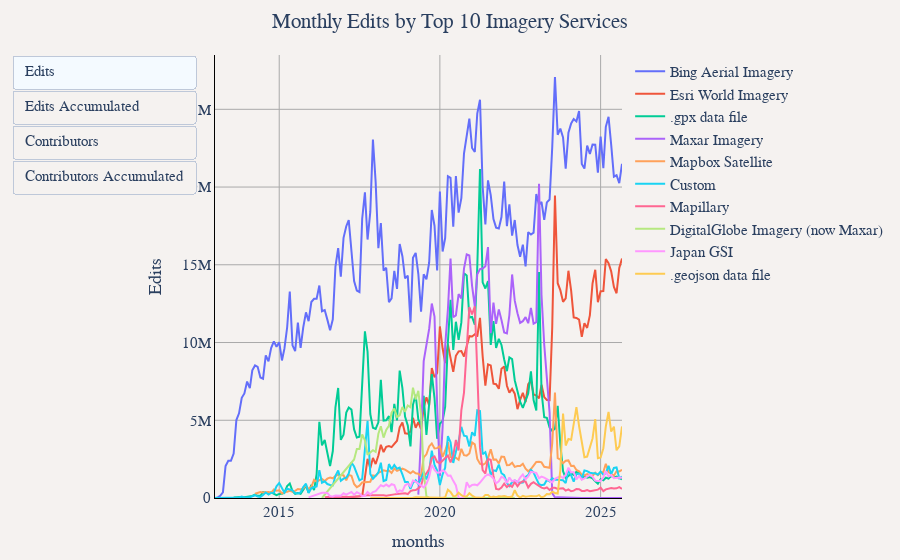

Write notebook code for a chart like this one.
### Markdown cell above
## Monthly Top 10 Imagery Services: Edits, Accumulated Edits, Contributors and Accumulated Contributors

### Code cell
# Get top 10 imagery services by total edits
df = duckdb.sql("""
WITH imagery_expanded AS (
    SELECT 
        year,
        month,
        user_name,
        edit_count,
        unnest(imagery_used) as imagery_service
    FROM '../changeset_data/year=*/month=*/*.parquet'
    WHERE imagery_used IS NOT NULL
),
top_imagery AS (
    SELECT imagery_service
    FROM (
        SELECT
            imagery_service,
            SUM(edit_count) as total_edits
        FROM imagery_expanded
        GROUP BY imagery_service
        ORDER BY total_edits DESC
        LIMIT 10
    )
),
monthly_imagery_data AS (
    SELECT 
        ie.year,
        ie.month,
        CONCAT(ie.year, '-', LPAD(CAST(ie.month as VARCHAR), 2, '0')) as months,
        ie.imagery_service,
        COUNT(DISTINCT ie.user_name) as "Contributors",
        SUM(ie.edit_count) as "Edits"
    FROM imagery_expanded ie
    WHERE ie.imagery_service IN (SELECT imagery_service FROM top_imagery)
    GROUP BY ie.year, ie.month, ie.imagery_service
)
SELECT 
    months,
    imagery_service,
    "Contributors",
    "Edits",
    SUM("Contributors") OVER (PARTITION BY imagery_service ORDER BY year, month) as "Contributors Accumulated",
    SUM("Edits") OVER (PARTITION BY imagery_service ORDER BY year, month) as "Edits Accumulated"
FROM monthly_imagery_data
ORDER BY year, month, imagery_service
""").df()

util.show_figure(
    [
        util.FigureConfig(
            title="Monthly Edits by Top 10 Imagery Services",
            label="Edits",
            x_col="months",
            y_col="Edits",
            group_col="imagery_service",
            query_or_df=df,
        ),
        util.FigureConfig(
            title="Accumulated Edits by Top 10 Imagery Services",
            label="Edits Accumulated",
            x_col="months",
            y_col="Edits Accumulated",
            group_col="imagery_service",
            query_or_df=df,
        ),
        util.FigureConfig(
            title="Monthly Contributors by Top 10 Imagery Services",
            label="Contributors",
            x_col="months",
            y_col="Contributors",
            group_col="imagery_service",
            query_or_df=df,
        ),
        util.FigureConfig(
            title="Accumulated Contributors by Top 10 Imagery Services",
            label="Contributors Accumulated",
            x_col="months",
            y_col="Contributors Accumulated",
            group_col="imagery_service",
            query_or_df=df,
        ),
    ]
)
